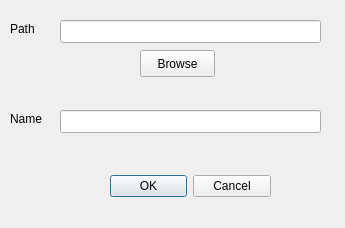
<ui version="4.0" >
 <class>AddModelDialog</class>
 <widget class="QDialog" name="AddModelDialog" >
  <property name="geometry" >
   <rect>
    <x>0</x>
    <y>0</y>
    <width>345</width>
    <height>228</height>
   </rect>
  </property>
  <property name="windowTitle" >
   <string>Add Model</string>
  </property>
  <widget class="QDialogButtonBox" name="okCancelButtons" >
   <property name="geometry" >
    <rect>
     <x>110</x>
     <y>170</y>
     <width>161</width>
     <height>32</height>
    </rect>
   </property>
   <property name="orientation" >
    <enum>Qt::Horizontal</enum>
   </property>
   <property name="standardButtons" >
    <set>QDialogButtonBox::Cancel|QDialogButtonBox::NoButton|QDialogButtonBox::Ok</set>
   </property>
  </widget>
  <widget class="QLineEdit" name="_pathText" >
   <property name="geometry" >
    <rect>
     <x>60</x>
     <y>20</y>
     <width>261</width>
     <height>23</height>
    </rect>
   </property>
  </widget>
  <widget class="QLabel" name="addModelLabel" >
   <property name="geometry" >
    <rect>
     <x>10</x>
     <y>20</y>
     <width>25</width>
     <height>18</height>
    </rect>
   </property>
   <property name="text" >
    <string>Path</string>
   </property>
  </widget>
  <widget class="QPushButton" name="browseButton" >
   <property name="geometry" >
    <rect>
     <x>140</x>
     <y>50</y>
     <width>75</width>
     <height>27</height>
    </rect>
   </property>
   <property name="text" >
    <string>Browse</string>
   </property>
  </widget>
  <widget class="QLineEdit" name="_nameText" >
   <property name="geometry" >
    <rect>
     <x>60</x>
     <y>110</y>
     <width>261</width>
     <height>23</height>
    </rect>
   </property>
  </widget>
  <widget class="QLabel" name="nameLabel" >
   <property name="geometry" >
    <rect>
     <x>10</x>
     <y>110</y>
     <width>33</width>
     <height>18</height>
    </rect>
   </property>
   <property name="text" >
    <string>Name</string>
   </property>
  </widget>
 </widget>
 <resources/>
 <connections>
  <connection>
   <sender>okCancelButtons</sender>
   <signal>accepted()</signal>
   <receiver>AddModelDialog</receiver>
   <slot>accept()</slot>
   <hints>
    <hint type="sourcelabel" >
     <x>248</x>
     <y>254</y>
    </hint>
    <hint type="destinationlabel" >
     <x>157</x>
     <y>274</y>
    </hint>
   </hints>
  </connection>
  <connection>
   <sender>okCancelButtons</sender>
   <signal>rejected()</signal>
   <receiver>AddModelDialog</receiver>
   <slot>reject()</slot>
   <hints>
    <hint type="sourcelabel" >
     <x>316</x>
     <y>260</y>
    </hint>
    <hint type="destinationlabel" >
     <x>286</x>
     <y>274</y>
    </hint>
   </hints>
  </connection>
 </connections>
</ui>
